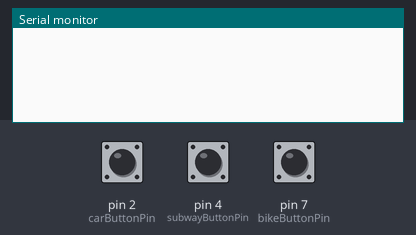
Simulated run of this sketch. Board: Arduino Uno, built with avr-gcc and run on an emulated ATmega328P. Shown: the last lines printed to the serial monitor. Inputs (shaded band) come from the test bench; at power-on: pin 2 (carButtonPin) HIGH, pin 4 (subwayButtonPin) HIGH, pin 7 (bikeButtonPin) HIGH.

Above: at 1.2 s.
1.3 s: pin 2 (carButtonPin) pulled LOW for 0.15 s
At 2.3 s:
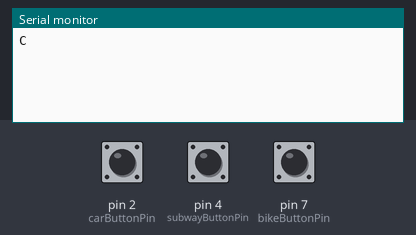
2.9 s: pin 4 (subwayButtonPin) pulled LOW for 0.15 s
At 3.5 s:
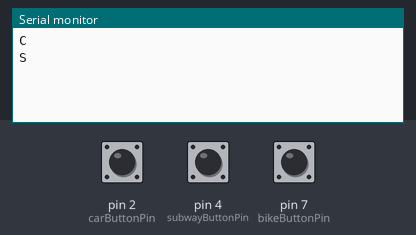
4.5 s: pin 7 (bikeButtonPin) pulled LOW for 0.15 s
At 6.0 s:
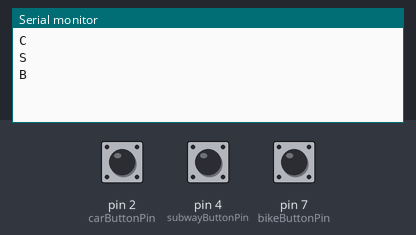

The sketch:

board.ino
```cpp
const int bikeButtonPin = 7;
const int subwayButtonPin = 4;
const int carButtonPin = 2;

int bikeButtonState = 0;
int subwayButtonState = 0;
int carButtonState = 0;

// int knobPosition = 0;

bool wasButtonActivated = false;

void setup()
{
  // Connect to serial port
  Serial.begin(9600);

  // Set the button pins as input
  pinMode(carButtonPin, INPUT_PULLUP);
  pinMode(subwayButtonPin, INPUT_PULLUP);
  pinMode(bikeButtonPin, INPUT_PULLUP);
}

void loop()
{
  wasButtonActivated = false;

  int newBikeButtonState = digitalRead(bikeButtonPin);
  if (bikeButtonState != newBikeButtonState)
  {
    bikeButtonState = newBikeButtonState;

    if (!wasButtonActivated && bikeButtonState == LOW)
    {
      Serial.write("B\r\n");
      wasButtonActivated = true;
    }
  }

  int newSubwayButtonState = digitalRead(subwayButtonPin);
  if (subwayButtonState != newSubwayButtonState)
  {
    subwayButtonState = newSubwayButtonState;

    if (!wasButtonActivated && subwayButtonState == LOW)
    {
      Serial.write("S\r\n");
      wasButtonActivated = true;
    }
  }

  int newCarButtonState = digitalRead(carButtonPin);
  if (carButtonState != newCarButtonState)
  {
    carButtonState = newCarButtonState;

    if (!wasButtonActivated && carButtonState == LOW)
    {
      Serial.write("C\r\n");
      wasButtonActivated = true;
    }
  }

  // int newKnobPosition = analogRead(A0);
  // if (newKnobPosition < knobPosition - 2 || newKnobPosition > knobPosition + 2)
  // {
  //   knobPosition = newKnobPosition;

  //   char messageChars[15];
  //   String message = "TURN ";
  //   message = message + knobPosition;
  //   message = message + "\r\n";
  //   message.toCharArray(messageChars, 15);

  //   Serial.write(messageChars);
  // }
}
```

Measured:
- after the input at 1.3 s, the serial monitor: prints a new line at once (image 1)
- after the input at 2.9 s, the serial monitor: prints a new line at once (image 2)
- after the input at 4.5 s, the serial monitor: prints a new line at once (image 3)
